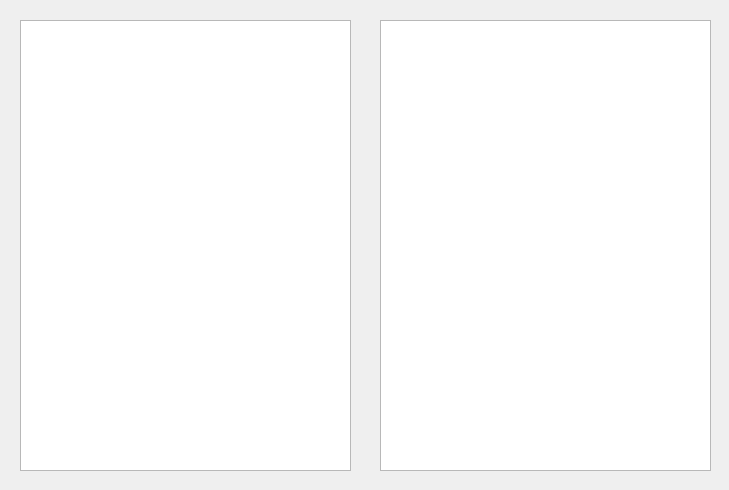
<?xml version="1.0" encoding="UTF-8"?>
<ui version="4.0">
 <class>Playground</class>
 <widget class="QDialog" name="Playground">
  <property name="geometry">
   <rect>
    <x>0</x>
    <y>0</y>
    <width>729</width>
    <height>490</height>
   </rect>
  </property>
  <property name="windowTitle">
   <string>Dialog</string>
  </property>
  <widget class="QTableWidget" name="tableWidget_inventory">
   <property name="geometry">
    <rect>
     <x>20</x>
     <y>20</y>
     <width>331</width>
     <height>451</height>
    </rect>
   </property>
  </widget>
  <widget class="QTableWidget" name="tableWidget_base">
   <property name="geometry">
    <rect>
     <x>380</x>
     <y>20</y>
     <width>331</width>
     <height>451</height>
    </rect>
   </property>
  </widget>
 </widget>
 <resources/>
 <connections/>
</ui>
